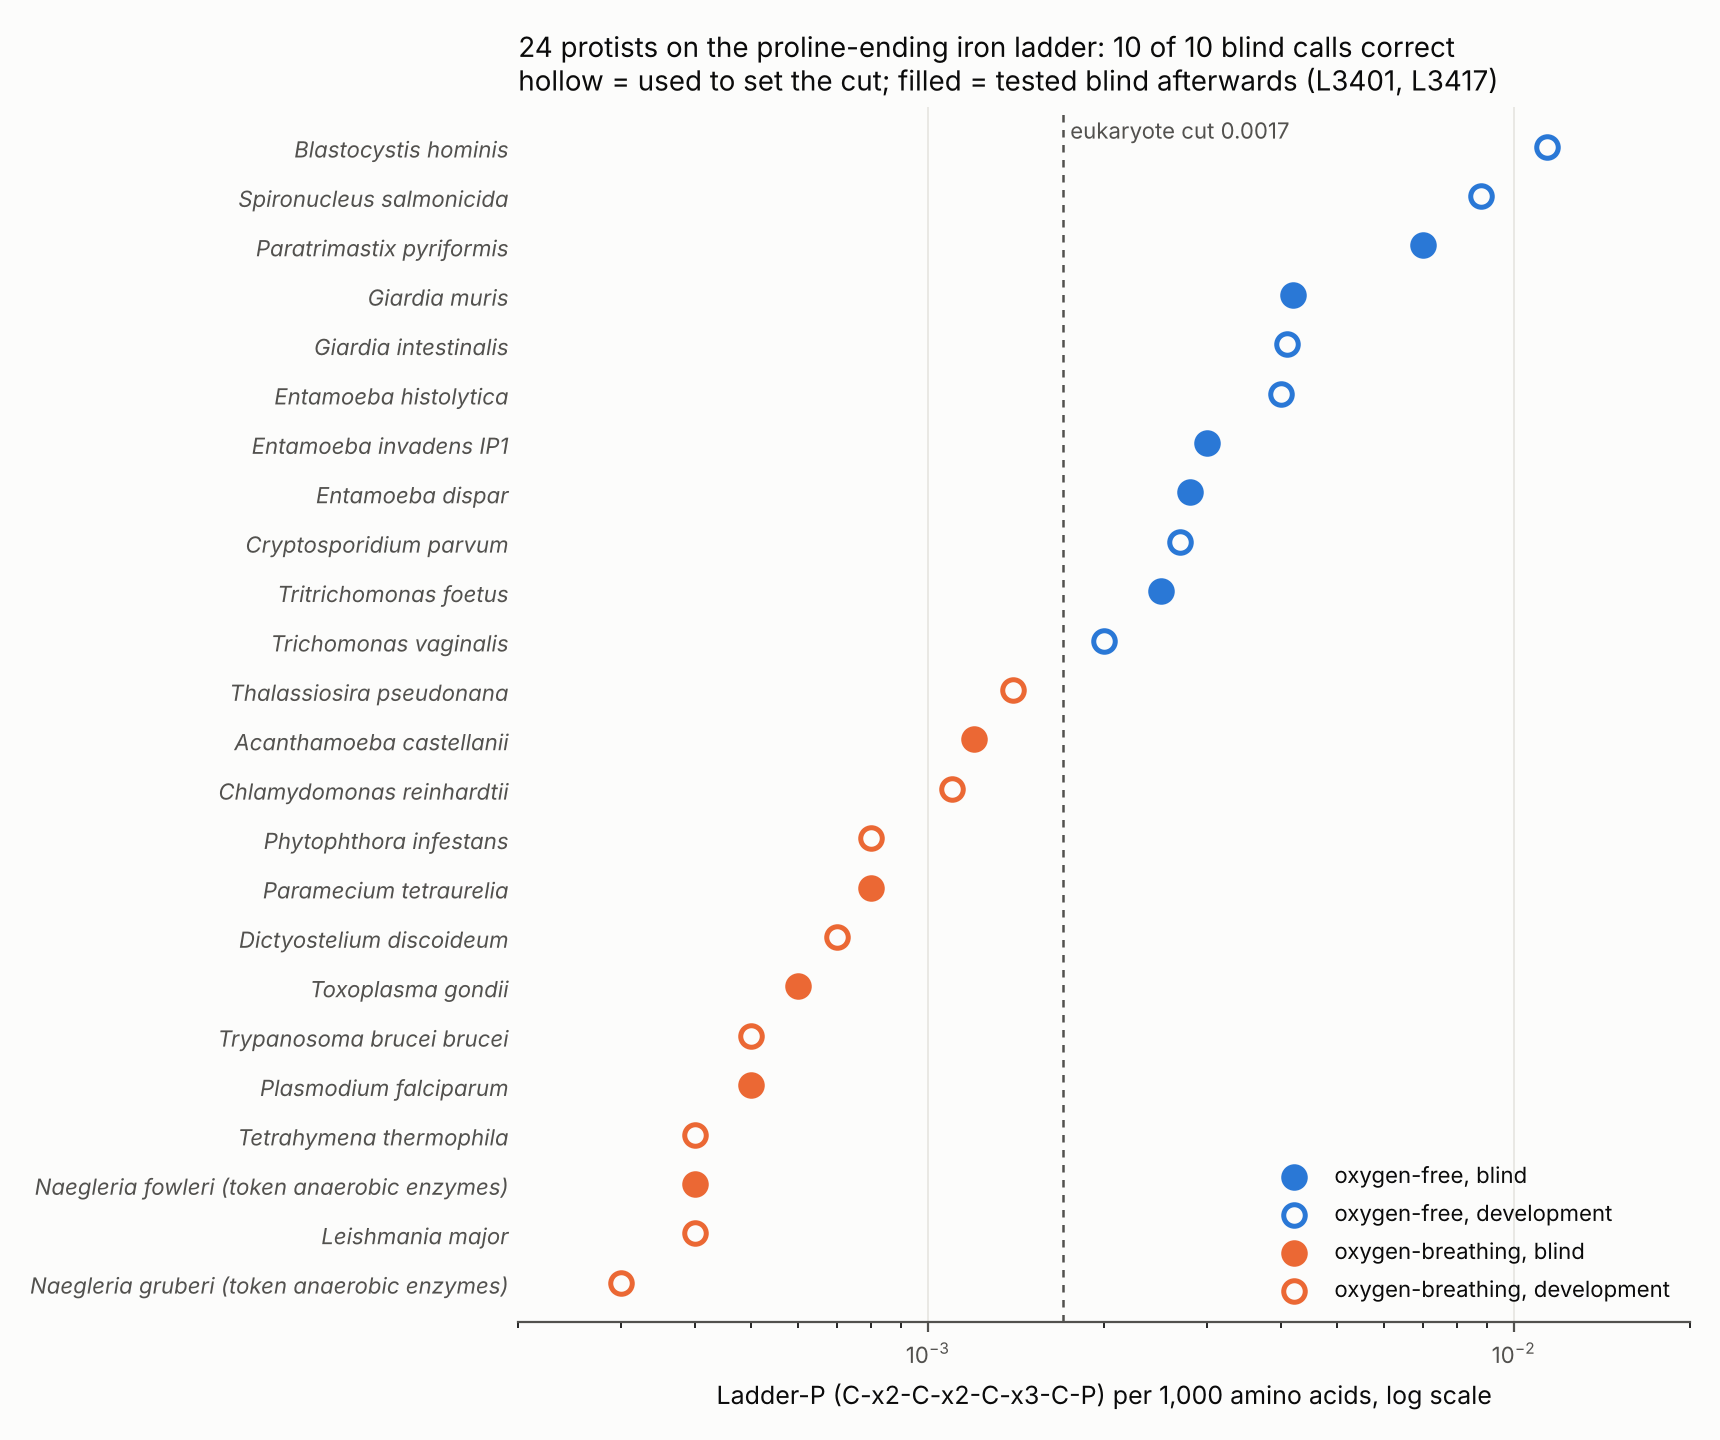

Here is the Python script that generated this plot:
"""Figure 4 (L3421): Ladder-P for all 24 protists. Hollow = development (used to set the cut), filled = blind (L3401, L3417)."""
import re, matplotlib; matplotlib.use('Agg'); import matplotlib.pyplot as plt
ens={'EAL60371':'Dictyostelium discoideum','ENY66069':'Entamoeba histolytica','KAE8302772':'Giardia intestinalis','PITG_':'Phytophthora infestans','EAR81369':'Tetrahymena thermophila','EED86244':'Thalassiosira pseudonana'}
anaer=['Entamoeba','Giardia','Trichomonas','Tritrichomonas','Blastocystis','Cryptosporidium','Spironucleus','Paratrimastix']
rows=[]
for l in open('/home/claude/dcf-math/rounds/L3421_all24_ladderp.txt'):
    kind,rest=l.split('|',1); name=rest.split(' | ')[0]
    for k,v in ens.items():
        if name.startswith(k): name=v
    name=re.sub(r' \(.*','',name); lp=float(re.search(r'ladderP ([\d.]+)',rest).group(1))
    rows.append((lp,name,kind.strip(),any(a in name for a in anaer)))
rows.sort()
BLUE,ORANGE,INK,MUTED,GRID,BG='#2a78d6','#eb6834','#0b0b0b','#52514e','#e6e5e0','#fcfcfb'
fig,ax=plt.subplots(figsize=(8.6,7.2),dpi=200); fig.patch.set_facecolor(BG); ax.set_facecolor(BG)
for i,(lp,name,kind,an) in enumerate(rows):
    c=BLUE if an else ORANGE
    ax.scatter(lp,i,s=60,marker='o',facecolor=c if kind=='blind' else BG,edgecolor=c,linewidth=1.8,zorder=3)
ax.axvline(0.0017,color=MUTED,lw=0.9,ls=(0,(3,3)),zorder=1); ax.text(0.00175,len(rows)-0.4,'eukaryote cut 0.0017',fontsize=8,color=MUTED,va='top')
ax.set_xscale('log'); ax.set_xlim(0.0002,0.02); ax.set_yticks(range(len(rows))); ax.set_yticklabels([r[1]+(' (token anaerobic enzymes)' if 'Naegleria' in r[1] else '') for r in rows],fontsize=8,color=INK,style='italic'); ax.tick_params(axis='y',length=0); ax.set_ylim(-0.8,len(rows)-0.2)
ax.set_xlabel('Ladder-P (C-x2-C-x2-C-x3-C-P) per 1,000 amino acids, log scale',fontsize=9,color=INK)
ax.grid(axis='x',color=GRID,lw=0.6,zorder=0); [ax.spines[s].set_visible(False) for s in ('top','right','left')]; ax.spines['bottom'].set_color(MUTED); ax.tick_params(colors=MUTED,labelsize=8)
for lab,c,f in (('oxygen-free, blind',BLUE,BLUE),('oxygen-free, development',BLUE,BG),('oxygen-breathing, blind',ORANGE,ORANGE),('oxygen-breathing, development',ORANGE,BG)):
    ax.scatter([],[],s=60,facecolor=f,edgecolor=c,linewidth=1.8,label=lab)
ax.legend(frameon=False,fontsize=8,loc='lower right',labelcolor=INK)
ax.set_title('24 protists on the proline-ending iron ladder: 10 of 10 blind calls correct\nhollow = used to set the cut; filled = tested blind afterwards (L3401, L3417)',loc='left',fontsize=10,color=INK)
fig.tight_layout(); fig.savefig('/home/claude/dcf-math/figures/L3421_protists_ladderp.png',facecolor=BG)
